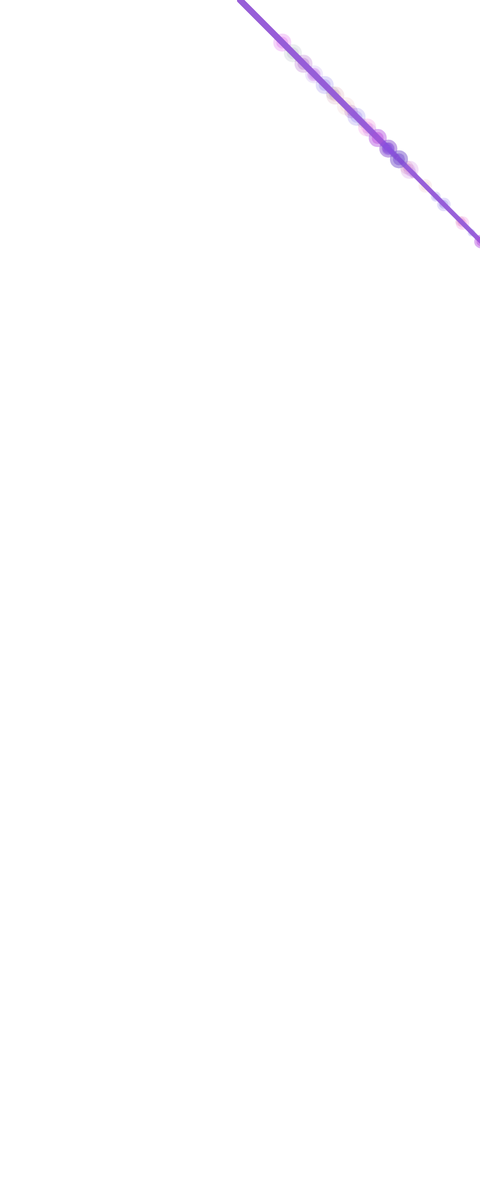
Frame 1 (no input)
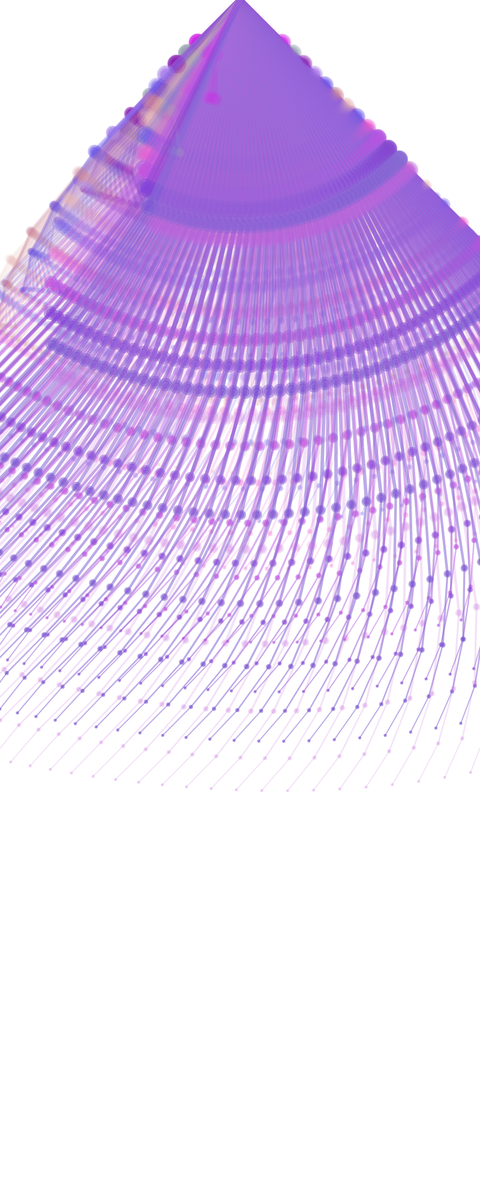
Frame 60 (no input)
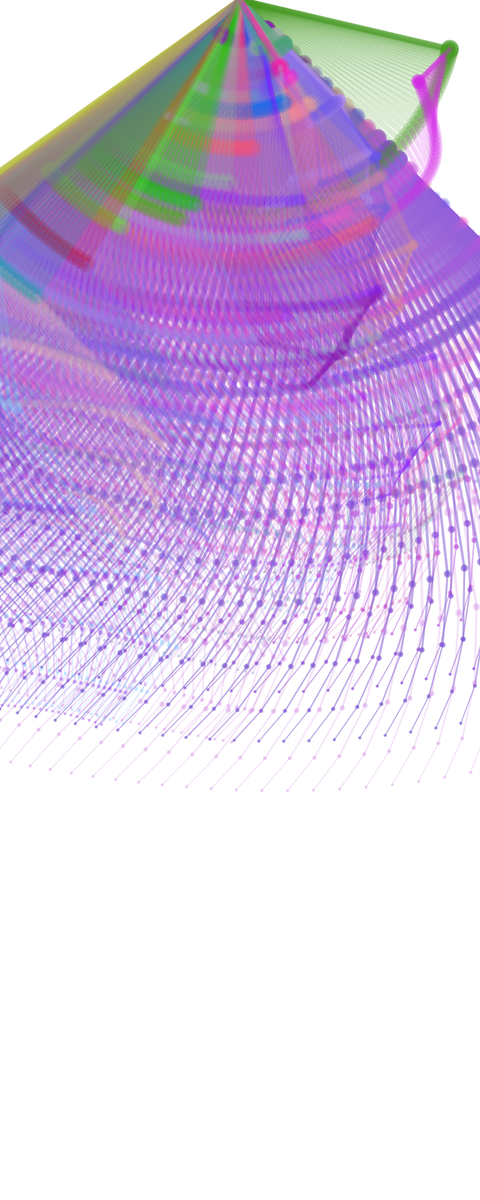
Frame 120 (the mouse pressed at the canvas centre since frame 60)

The p5.js sketch that drew these frames (run headless with seeded random() and noise() and a simulated clock; from frame 60 on, the mouse is pressed at the canvas centre):

// p5.js sketch
// ── sketch.js
let pendulums = [];

function setup() {
  createCanvas(800, 2000);
  
  let p1 = new Pendulum(color(random(100, 255), random(0, 200), random(150, 255), 50), 100, 10);
  let p2 = new Pendulum(color(random(100, 255), random(0, 200), random(150, 255), 50), 125, 10);
  let p3 = new Pendulum(color(random(100, 255), random(0, 200), random(150, 255), 50), 150, 10);
  let p4 = new Pendulum(color(random(100, 255), random(0, 200), random(150, 255), 50), 175, 10);
  let p5 = new Pendulum(color(random(100, 255), random(0, 200), random(150, 255), 50), 200, 10);
  let p6 = new Pendulum(color(random(100, 255), random(0, 200), random(150, 255), 50), 225, 10);
  let p7 = new Pendulum(color(random(100, 255), random(0, 200), random(150, 255), 50), 250, 10);
  let p8 = new Pendulum(color(random(100, 255), random(0, 200), random(150, 255), 50), 275, 10);
  let p9 = new Pendulum(color(random(100, 255), random(0, 200), random(150, 255), 50), 300, 10);
  let p10 = new Pendulum(color(random(100, 255), random(0, 200), random(150, 255), 50), 325, 10);
  let p11 = new Pendulum(color(random(100, 255), random(0, 200), random(150, 255), 50), 350, 10);
  let p12 = new Pendulum(color(random(100, 255), random(0, 200), random(150, 255), 50), 375, 10);
  let p13 = new Pendulum(color(random(100, 255), random(0, 200), random(150, 255), 50), 400, 10);
  let p14 = new Pendulum(color(random(100, 255), random(0, 200), random(150, 255), 50), 325, 10);
  let p15 = new Pendulum(color(random(100, 255), random(0, 200), random(150, 255), 50), 350, 10);
  let p16 = new Pendulum(color(random(100, 255), random(0, 200), random(150, 255), 50), 375, 10);
  let p17 = new Pendulum(color(random(100, 255), random(0, 200), random(150, 255), 50), 325, 10);
  let p18 = new Pendulum(color(random(100, 255), random(0, 200), random(150, 255), 50), 350, 10);
  let p19 = new Pendulum(color(random(100, 255), random(0, 200), random(150, 255), 50), 375, 10);
  let p20 = new Pendulum(color(random(100, 255), random(0, 200), random(150, 255), 50), 375, 10);

  
  pendulums.push(p1);
  pendulums.push(p2);
  pendulums.push(p3);
  pendulums.push(p4);
  pendulums.push(p5);
  pendulums.push(p6);
  pendulums.push(p7);
  pendulums.push(p8);
  pendulums.push(p9);
  pendulums.push(p10);
  pendulums.push(p11);
  pendulums.push(p12);
  pendulums.push(p13);
  pendulums.push(p14);
  pendulums.push(p15);
  pendulums.push(p16);
  pendulums.push(p17);
  pendulums.push(p18);
  pendulums.push(p19);
  pendulums.push(p20);
}

function draw() {
  

  for (let i = 0; i < pendulums.length; i++) {
    pendulums[i].update();
    pendulums[i].display();
  }
 
}
//This will update and display all the pendulums in the array, regardless of how many there are.
/*p1.update();
  p1.display();

  p2.update();
  p2.display();

  p3.update();
  p3.display();*/
  function mousePressed() {
   
   
   for (let i = 0; i < pendulums.length; i++) {
    pendulums[i].len = random(50, 600);
    pendulums[i].color = color(random(255), random(255), random(255), 50);

  }
 
 
 
  }



  class Pendulum {
    constructor(color, len, size) {
      this.color = color;
      this.len = len;
      this.size = size;
      this.origin = createVector(width/2, 0);
      this.angle = PI/4;
      this.angleV = 0;
      this.angleA = 0;
      this.bob = createVector();
      this.gravity = .5;
      //this is me creating another one at the end of it. 
      //null cuz its nothing at firsst but i need it. 
      //i am * it to make it smaller then the OG ones. 
      //it will keep making another one on top of it till it hits the baby one. Hence knows when to stop.
      this.childPendulum = null;
      if (len > 75) {
        this.childPendulum = new Pendulum(color, len * 0.75, size * 0.75);
      }
      
    }
  
    update() {
      let force = this.gravity * sin(this.angle);
      this.angleA = (-1 * force) / this.len;
      this.angleV += this.angleA;
      this.angle += this.angleV;
      this.bob.x = this.len * sin(this.angle) + this.origin.x;
      this.bob.y = this.len * cos(this.angle) + this.origin.y;

       /* check child pendulum if it exists
       /if so it sets the "origin" of the child pendulum to be the same as the position of the "bob" of the current pendulum
       /this.bobcopy line tells it that the orgin of this one goes where that bob is. 
       /copy() is a function in p5.js that creates a new vector object with the same values as the original vector.
        The copy() will have the same x and y
        mainly everything about the copy makes sure it goes with it. 
      
      
       */
       if (this.childPendulum) {
        this.childPendulum.origin = this.bob.copy();
        this.childPendulum.update();
    }
    }
    display() {
      stroke(this.color);
      strokeWeight(this.size);
      line(this.origin.x, this.origin.y, this.bob.x, this.bob.y);
      fill(this.color);
      ellipse(this.bob.x, this.bob.y, this.size*2);

      //now this just does the same thing but another string of stuff. 
      if (this.childPendulum) {
        this.childPendulum.display();
      }
    }
    
  }
  
